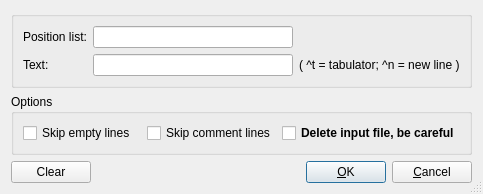
<?xml version="1.0" encoding="UTF-8"?>
<ui version="4.0">
 <class>CharactersAtPositionDialog</class>
 <widget class="QDialog" name="CharactersAtPositionDialog">
  <property name="geometry">
   <rect>
    <x>0</x>
    <y>0</y>
    <width>465</width>
    <height>171</height>
   </rect>
  </property>
  <property name="windowTitle">
   <string>Set position list</string>
  </property>
  <property name="sizeGripEnabled">
   <bool>true</bool>
  </property>
  <layout class="QGridLayout" name="gridLayout_3">
   <item row="0" column="0">
    <widget class="QGroupBox" name="groupBox">
     <property name="title">
      <string/>
     </property>
     <layout class="QGridLayout" name="gridLayout">
      <item row="0" column="0">
       <widget class="QLabel" name="label_2">
        <property name="text">
         <string>Position list:</string>
        </property>
       </widget>
      </item>
      <item row="0" column="1">
       <widget class="QLineEdit" name="PositionList_lineEdit">
        <property name="minimumSize">
         <size>
          <width>200</width>
          <height>0</height>
         </size>
        </property>
       </widget>
      </item>
      <item row="1" column="0">
       <widget class="QLabel" name="Text_label">
        <property name="text">
         <string>Text:</string>
        </property>
       </widget>
      </item>
      <item row="1" column="1">
       <widget class="QLineEdit" name="Text_lineEdit">
        <property name="minimumSize">
         <size>
          <width>200</width>
          <height>0</height>
         </size>
        </property>
       </widget>
      </item>
      <item row="1" column="2">
       <widget class="QLabel" name="label">
        <property name="text">
         <string>( ^t = tabulator; ^n = new line )</string>
        </property>
       </widget>
      </item>
     </layout>
    </widget>
   </item>
   <item row="1" column="0">
    <widget class="QGroupBox" name="groupBox_2">
     <property name="title">
      <string>Options</string>
     </property>
     <layout class="QGridLayout" name="gridLayout_2">
      <item row="0" column="0">
       <widget class="QCheckBox" name="SkipEmptyLines_checkBox">
        <property name="text">
         <string>Skip empty lines</string>
        </property>
       </widget>
      </item>
      <item row="0" column="1">
       <widget class="QCheckBox" name="SkipCommentLines_checkBox">
        <property name="text">
         <string>Skip comment lines</string>
        </property>
       </widget>
      </item>
      <item row="0" column="2">
       <widget class="QCheckBox" name="DeleteInputFile_checkBox">
        <property name="font">
         <font>
          <weight>75</weight>
          <bold>true</bold>
         </font>
        </property>
        <property name="text">
         <string>Delete input file, be careful</string>
        </property>
       </widget>
      </item>
     </layout>
    </widget>
   </item>
   <item row="2" column="0">
    <layout class="QHBoxLayout" name="horizontalLayout">
     <item>
      <widget class="QPushButton" name="ClearAll_pushButton">
       <property name="text">
        <string>Clear</string>
       </property>
      </widget>
     </item>
     <item>
      <spacer name="horizontalSpacer">
       <property name="orientation">
        <enum>Qt::Horizontal</enum>
       </property>
       <property name="sizeHint" stdset="0">
        <size>
         <width>40</width>
         <height>20</height>
        </size>
       </property>
      </spacer>
     </item>
     <item>
      <widget class="QPushButton" name="OK_pushButton">
       <property name="text">
        <string>&amp;OK</string>
       </property>
       <property name="default">
        <bool>true</bool>
       </property>
      </widget>
     </item>
     <item>
      <widget class="QPushButton" name="Cancel_pushButton">
       <property name="text">
        <string>&amp;Cancel</string>
       </property>
      </widget>
     </item>
    </layout>
   </item>
  </layout>
 </widget>
 <tabstops>
  <tabstop>PositionList_lineEdit</tabstop>
  <tabstop>Text_lineEdit</tabstop>
  <tabstop>SkipEmptyLines_checkBox</tabstop>
  <tabstop>SkipCommentLines_checkBox</tabstop>
  <tabstop>DeleteInputFile_checkBox</tabstop>
  <tabstop>ClearAll_pushButton</tabstop>
  <tabstop>OK_pushButton</tabstop>
  <tabstop>Cancel_pushButton</tabstop>
 </tabstops>
 <resources/>
 <connections/>
</ui>
